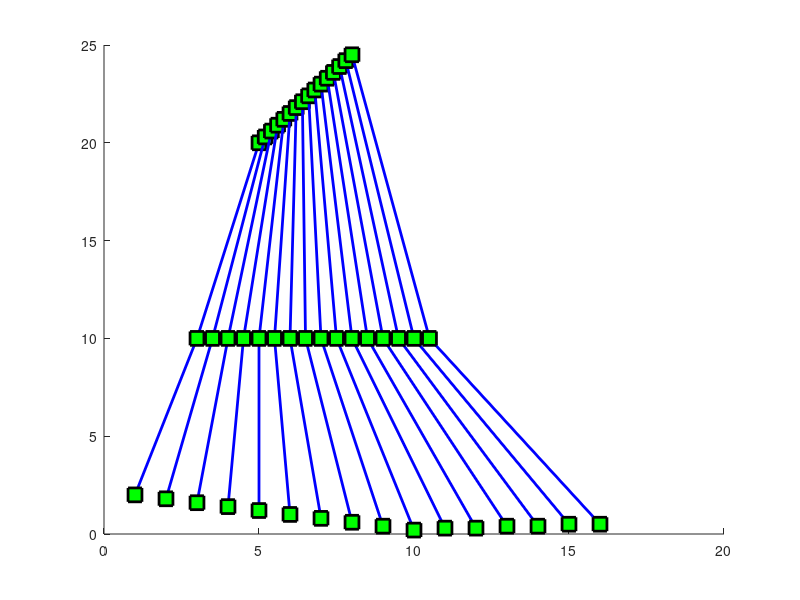

This chart was generated by the following MATLAB code:
x1 = 5:0.2:8;
y1 = 20:0.3:24.5;
x2 = 3:0.5:10.5;
y2 = 10*ones(1,16);
x3 = 1:1:16;
y3 = [2,1.8,1.6,1.4,1.2,1.0,0.8,0.6,0.4,0.2,0.3,0.3,0.4,0.4,0.5,0.5];
x = [x1;x2;x3];
y = [y1;y2;y3];
[~,m]=size(x1);
figure;
hold on
for i = 1:m
     plot(x( :,i),y( :,i),'-bs','LineWidth',2,...
          'MarkerEdgeColor','k',...
          'MarkerFaceColor','g',...
           'MarkerSize',10)
end
